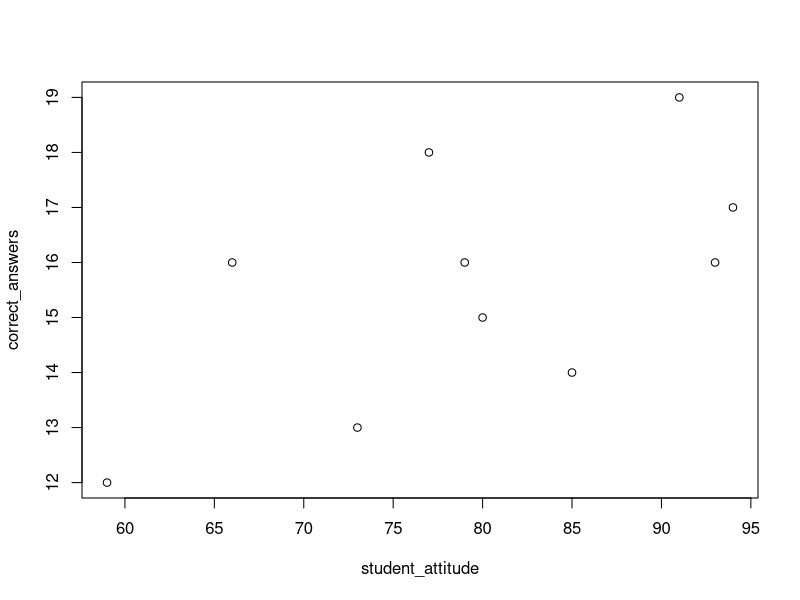
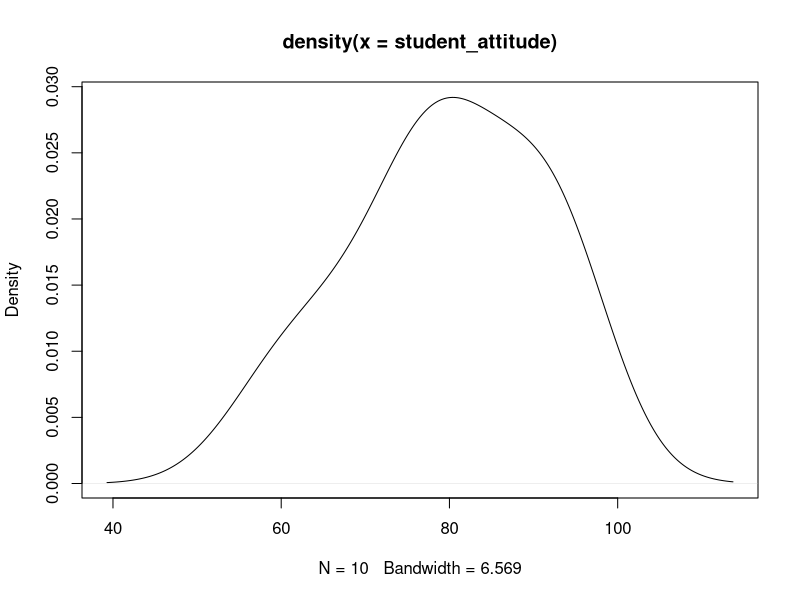
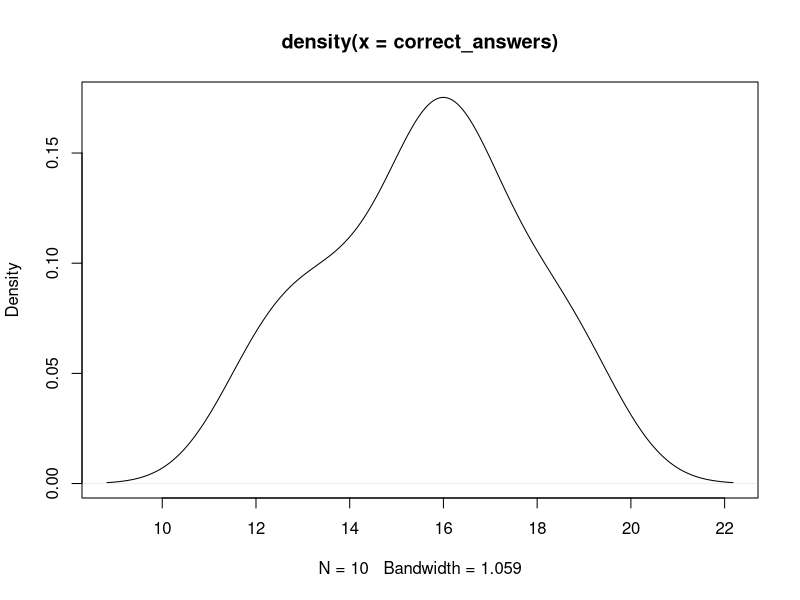
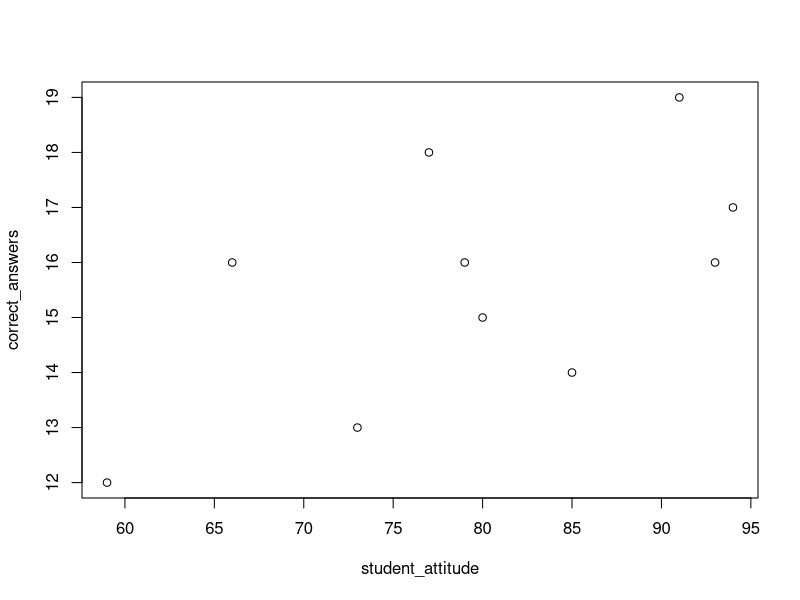
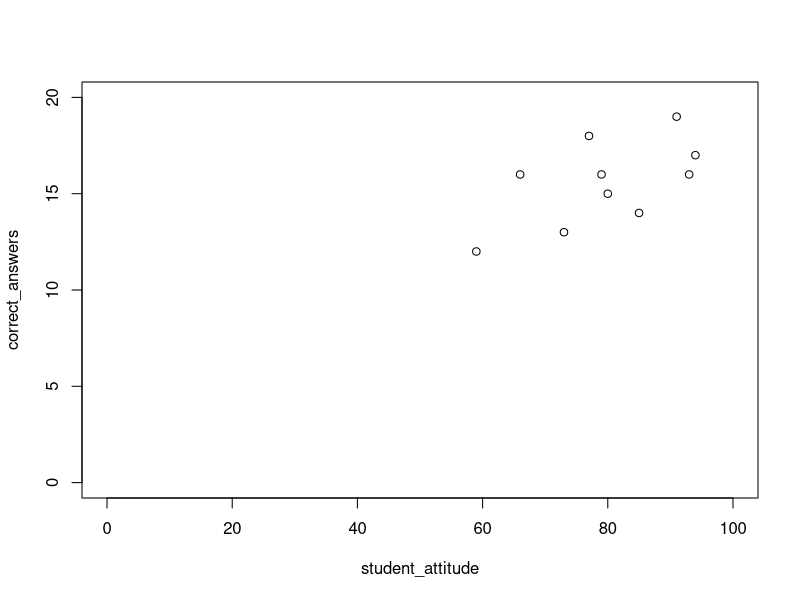
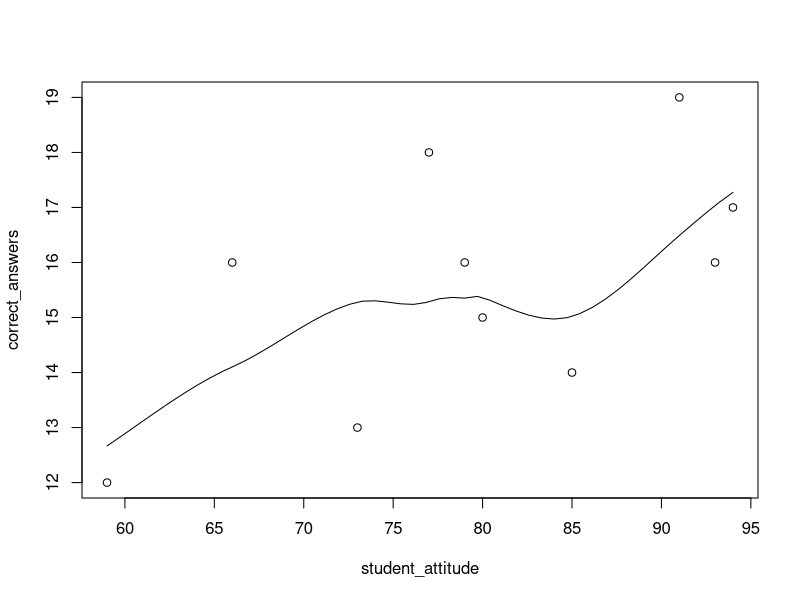
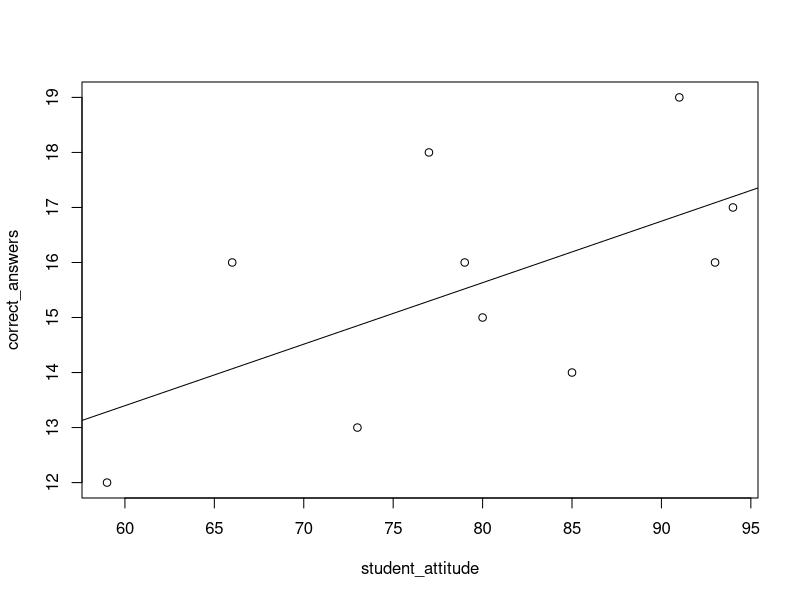
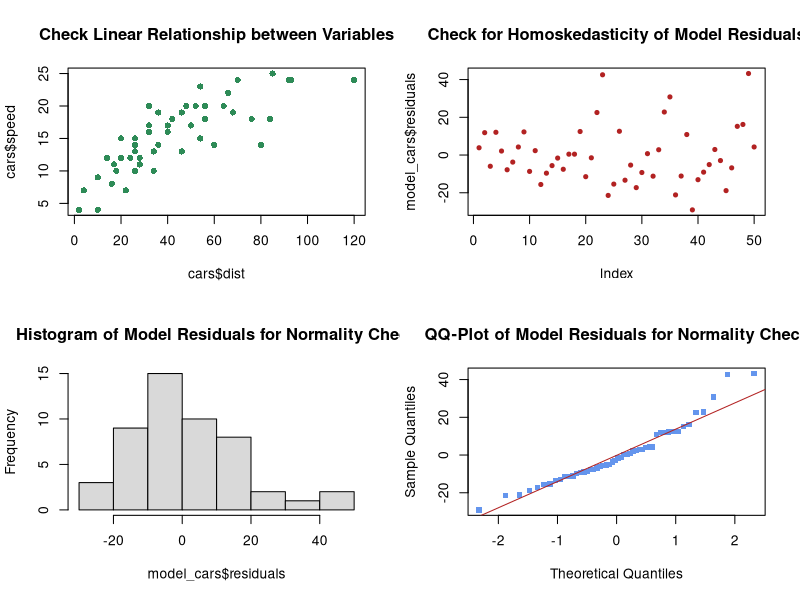

These figures' R source, in order:
# Statistics Tutorial - Day 8 - Correlation and Regression
# Created By: Prabesh Dhakal on 2020-06-03
# Last Edited: 2020-06-03


#### Goals: ####
#     i. Calculate correlation
#    ii. Perform regression

# ----------------------------------- * ----------------------------------- #

#### 0. Load + Process + Inspect the Data ####

# a custom pair of data
student_attitude <- c(94,73,59,80,93,85,66,79,77,91) # a vector
correct_answers <- c(17,13,12,15,16,14,16,16,18,19) # a vector
student_df <- data.frame(student_attitude, correct_answers) # a dataframe

plot(student_attitude, correct_answers)
cor(student_attitude, correct_answers)
cor.test(student_attitude, correct_answers)

#### 1. Correlation ####
plot(density(student_attitude))
plot(density(correct_answers))

plot(student_attitude, correct_answers)
plot(student_attitude, correct_answers, xlim = c(0,100), ylim = c(0,20))
# can you perceive any linear pattern?

# Method 1: Using the formula with covariance
cov_attitude_answer <- cov(student_attitude, correct_answers) # calculate covariance
sd_attitude <- sd(student_attitude) # calculate sd
sd_answers <- sd(correct_answers) # calculate sd

cov_attitude_answer/(sd_answers*sd_attitude) # = 0.5960948

# Method 2: Use the "cor()" function
cor(student_attitude, correct_answers) # also = 0.5960948




# Sidenote: ----

# If you have to plot the regression line over the scatter plot,
# Don't use scatter.smooth(): smoothing is diff. from fitting a linear regression
scatter.smooth(student_attitude, correct_answers) # danger

# Do this:
plot(student_attitude, correct_answers)
abline(lm(correct_answers~student_attitude, data=student_df))


#### 2. Regression ####

#### 2.1 Data from students ####

# independent variable = student_attitude
# dependent variable = correct_answers
model_students <- lm(correct_answers ~ student_attitude, data = student_df)

model_students # this is the linear regression model that you created

summary(model_students)

# p-value (for each coefficient): 
# H0 = Coefficients of variables is equal to zero
# H1 = Coefficients are not equal to zero 
#        = there exists a reln. between independent var. in question & dependent var.
# p-value low => the independent var. has strong reln. with the dependent var. 

# Adjusted R-squared is a better value to take as
# the coefficient of determination because it adjusts for large number of 
# independent variables.

#### 2.2 Built-in "cars" dataset ####

# we assume that stopping distance `dist` depends on
# how cast the car is moving `speed`
# hence dist is the response and speed the predictor variable
# in the linear model below
model_cars <- lm(dist ~ speed, data = cars)

model_cars

summary(model_cars)

# think about the p-value of coefficients
# think about the adjusted R-squared value. What does it mean?

#### 2.3 Inspect Residuals of a Model from Above ####

par(mfrow=c(2,2)) # divide the plot into 4 sections

# 1. Check the linear relationship between two variables
plot(cars$dist, cars$speed, 
     pch = 16, col = 'seagreen', 
     main = 'Check Linear Relationship between Variables')

# 2. Check the homogeneity of model residuals
plot(model_cars$residuals, 
     pch = 20, col = 'firebrick', 
     main = 'Check for Homoskedasticity of Model Residuals')
#testing for homogeneity of variance, Fligner-Killeen Test
fligner.test(cars$dist ~ cars$speed)
# fail to reject the null

# 3. check if the model residuals follow a normal distribution
hist(model_cars$residuals, 
     col = 'gray85', 
     main = 'Histogram of Model Residuals for Normality Check') # create diagnostic plots for residuals of the model
qqnorm(model_cars$residuals, 
       pch = 15, cex = 0.85, col = 'cornflowerblue', 
       main = 'QQ-Plot of Model Residuals for Normality Check')
qqline(model_cars$residuals, 
       col = 'firebrick', cex = 1.5)

## 4. p-values for coefficients:
# p-value for intercept 0.0123 (intercept is sig. at alpha = 0.05)
# p-value for coefficient for speed variable is 1.49e-12 (sig. at alpha very very close to 0)

## Coefficient of determination from Adjusted R-squared
summary(model_cars) # 0.6438 --> what does this figure mean?

#### 2.4 Bonus: Make predictions ####
# make predictions using our linear model
cars$speed
new_car_speeds <- c(100, 70, 10, 9, 7, 4, 3, 0) # 8 new observations
new_speeds <- data.frame(speed = new_car_speeds) # create a data frame with same column header

pred_dist <- predict(model_cars, new_speeds) # perform a prediction using the model and new data

View(data.frame(new_car_speeds, pred_dist)) # view the result
# there is a slight problem with the predictions that you saw earlier,
# some of the predicted values are -ve
# this is not possible for distance (which is a ratio data with true 0)
# it is up to the scientist to identify issues like this
# and take them into account when making interpretations